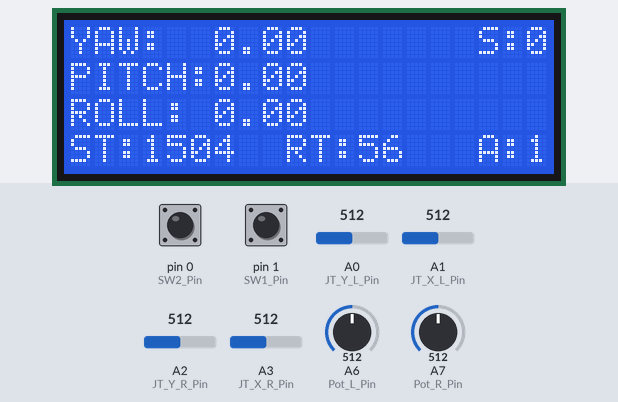
A sketch run on a simulated Arduino Nano, built with avr-gcc and run on an emulated ATmega328P. On the bench: 20×4 character LCD. Inputs (shaded band) come from the test bench; at power-on: pin 0 (SW2_Pin) LOW, pin 1 (SW1_Pin) HIGH, A0 (JT_Y_L_Pin) = 512, A1 (JT_X_L_Pin) = 512, A2 (JT_Y_R_Pin) = 512, A3 (JT_X_R_Pin) = 512, A6 (Pot_L_Pin) = 512, A7 (Pot_R_Pin) = 512. No radio packets arrive unless stated.

Above: at 2.2 s.
2.3 s: pin 0 (SW2_Pin) pulled HIGH for 0.15 s
At 2.83 s:
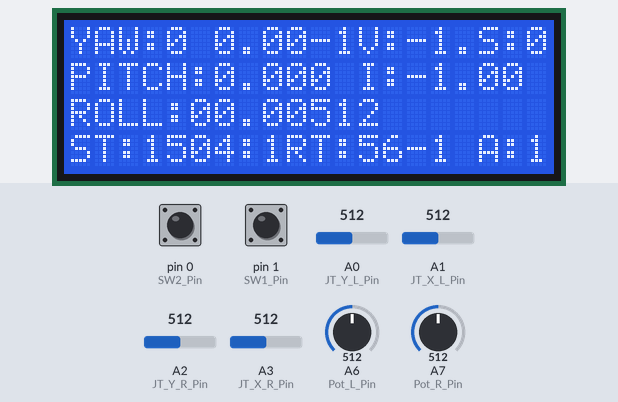
3.0 s: pin 0 (SW2_Pin) pulled HIGH for 1 s
At 3.8 s:
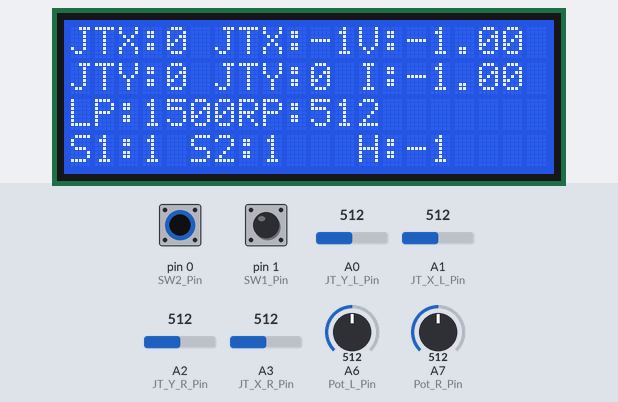
4.6 s: pin 0 (SW2_Pin) pulled HIGH for 3.2 s
At 4.85 s:
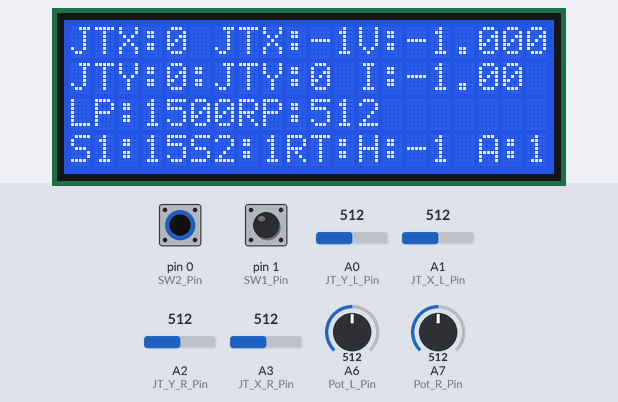

The sketch:

transmitterMain2.ino
```cpp
#include "transmitter.h"
#include "timer.h"

transmitter xmtr;
Timer loopTimer();
void setup() {
  xmtr.begin();
}

void loop() {
  xmtr.read();
  xmtr.send();
  xmtr.lcdPrint();
}
```

timer.h
```cpp
#include <Arduino.h>

#ifndef timer_h
#define timer_h

class Timer{
  private:
    int m_timer;
    int m_currentTime;
    int m_nextTime;
    int m_stopWacthStartTime;
    int m_stopWacthStopTime;
    int m_startTime;
    int m_stopTime;

  public:
    Timer() : m_timer(100),m_currentTime(0),m_nextTime(0){}
    Timer(int time) : m_timer(time),m_currentTime(0),m_nextTime(0){}

    bool check(){
      m_currentTime = millis();
      if(m_currentTime > m_nextTime){
        m_nextTime = m_currentTime + m_timer;
        return 1;
      }
      else{
        return 0;
      }
    }
    void start(){
      m_startTime = micros();
    }
    void stop(bool x){
      m_stopTime = micros();
      if(x){
        Serial.print("TIME = ");
        Serial.println(m_stopTime - m_startTime);
      }

    }
};

#endif
```

transmitter.cpp
```cpp
#include <Arduino.h>
#include <SPI.h>
#include "transmitter.h"
#include "timer.h"
#include <LiquidCrystal.h>
#include <nRF24L01.h>
#include <RF24.h>


extern uint16_t JT_X_L_Val;
extern uint16_t JT_Y_L_Val;
extern uint16_t JT_X_L_Val;
extern uint16_t JT_Y_R_Val;
extern uint16_t JT_X_R_Val;
extern uint16_t Pot_L_Val;
extern uint16_t Pot_R_Val;
extern uint16_t SW1_Val;
extern uint16_t SW2_Val;

LiquidCrystal lcd(rs, en, d4, d5, d6, d7);
RF24 radio(ce, csn, 8000000);

Timer lcdClearTimer(1000);
Timer d5Timer(250);
Timer lcdPrintTimer(10);

extern Timer lcdTimer, d5Timer;


transmitter::transmitter(){
  m_JT_Y_L_Val = 0;
  m_JT_X_L_Val = 0;
  m_JT_Y_R_Val = 0;
  m_JT_X_R_Val = 0;
  m_Pot_L_Val = 0;
  m_Pot_R_Val = 0;
  m_SW1_Val = 0;
  m_SW2_Val = 0;
  m_voltage = -1;
  m_current = -1;
  m_capacity = -1;
  m_d5 = -1;
  m_ack = 0;
  m_sendTime = -1;
  m_yaw;
  m_pitch;
  m_roll;
}

void transmitter::begin(){

  pinMode(SW1_Pin, INPUT);
  pinMode(SW2_Pin, INPUT);

  //LCD SETUP
  lcd.begin(20, 4);
  lcd.setCursor(0, 0);
  lcd.print("Hello World!");
  delay(1000);
  lcd.clear();

  //TRANSMITTER SETUP
  radio.begin();
  radio.setRetries(5,0);
  radio.setPALevel(RF24_PA_MIN);
  radio.setDataRate(RF24_2MBPS);//RF24_1MBPS RF24_250KBPS RF24_2MBPS
  radio.setPayloadSize(32);
  radio.enableAckPayload();
  radio.openWritingPipe(addressess[0]);

  //radio.setRetries(0,0);
  //radio.setPayloadSize(32);
  //radio.enableAckPayload();
  //radio.openReadingPipe(0, addressess[1]);
  //radio.openWritingPipe(addressess[0]);
  //radio.setPALevel(RF24_PA_MIN);
  //radio.setDataRate(RF24_2MBPS); //RF24_1MBPS RF24_250KBPS RF24_2MBPS
}

void transmitter::read(){
  this->m_JT_X_L_Val = 1023 - analogRead(JT_X_L_Pin);
  this->m_JT_Y_L_Val = analogRead(JT_Y_L_Pin);
  this->m_JT_X_R_Val = 1023 - analogRead(JT_X_R_Pin);
  this->m_JT_Y_R_Val = analogRead(JT_Y_R_Pin);
  this->m_SW1_Val = digitalRead(SW1_Pin);
  this->m_SW2_Val = digitalRead(SW2_Pin);
  this->m_Pot_L_Val = analogRead(Pot_L_Pin);
  this->m_Pot_R_Val = analogRead(Pot_R_Pin);
}

void transmitter::send(){
  uint32_t t1 = micros();
  float ackData[8];
  uint16_t data[8] = {m_JT_X_L_Val, m_JT_Y_L_Val, m_JT_X_R_Val, m_JT_Y_R_Val, m_SW1_Val, m_SW2_Val, m_Pot_L_Val, m_Pot_R_Val};

  m_ack = radio.write(&data, sizeof(data));
  uint32_t t2 = micros();

  if(m_ack){
    if(radio.isAckPayloadAvailable()) {
      radio.read(&ackData, sizeof(ackData));
      this->m_voltage = ackData[0];
      this->m_current = ackData[1];
      this->m_capacity = ackData[2];
      this->m_d5 = ackData[3];
      this->m_yaw = ackData[4];
      this->m_pitch = ackData[5];
      this->m_roll = ackData[6];
      this->m_cal = ackData[7];

    }
  }
  uint32_t t3 = micros();

  m_sendTime = t2 - t1;
  m_receiveTime = t3 - t2;
}

void transmitter::lcdPrint(){
  if(m_SW2_Val){
    //JOYSTICK VALUES
    lcd.setCursor(0, 0);
    lcd.print("JTX:");
    lcd.setCursor(4, 0);
    lcd.print(map(m_JT_X_L_Val,0,1003,-9,9));

    lcd.setCursor(0, 1);
    lcd.print("JTY:");
    lcd.setCursor(4, 1);
    lcd.print(map(m_JT_Y_L_Val,0,1003,-9,9));

    lcd.setCursor(6, 0);
    lcd.print("JTX:");
    lcd.setCursor(10, 0);
    lcd.print(map(m_JT_X_R_Val,0,1023,-9,9));

    lcd.setCursor(6, 1);
    lcd.print("JTY:");
    lcd.setCursor(10, 1);
    lcd.print(map(m_JT_Y_R_Val,0,1023,-9,9));


    //POTENTIOMETER VALUES
    lcd.setCursor(0, 2);
    lcd.print("LP:");
    lcd.setCursor(3, 2);
    lcd.print(map(m_Pot_L_Val,0,1023,1000,2000));
    lcd.setCursor(7, 2);
    lcd.print("RP:");
    lcd.setCursor(10, 2);
    lcd.print(m_Pot_R_Val);


    //SWITCH VALUES
    lcd.setCursor(0, 3);
    lcd.print("S1:");
    lcd.setCursor(3, 3);
    lcd.print(m_SW1_Val);
    lcd.setCursor(5, 3);
    lcd.print("S2:");
    lcd.setCursor(8, 3);
    lcd.print(m_SW2_Val);

    //PRINT VOLTAGE CURRENT HEIGHT VALUES
    lcd.setCursor(12, 0);
    lcd.print("V:");
    lcd.setCursor(14, 0);
    lcd.print(m_voltage);
    lcd.setCursor(12, 1);
    lcd.print("I:");
    lcd.setCursor(14, 1);
    lcd.print(m_current);
    lcd.setCursor(12, 3);
    lcd.print("H:");
    lcd.setCursor(14, 3);

    if(d5Timer.check()){
      m_d5_temp = (int) m_d5;
    }

    lcd.print(m_d5_temp);

    transmitter::clearLCD();
  }
  //YOU FUCKED UP
  else{
    //if(lcdPrintTimer.check()){
    lcd.setCursor(0, 3);
    lcd.print("ST:");
    lcd.setCursor(3, 3);
    lcd.print(m_sendTime);

    lcd.setCursor(9, 3);
    lcd.print("RT:");
    lcd.setCursor(12, 3);
    lcd.print(m_receiveTime);

    lcd.setCursor(17, 3);
    lcd.print("A:");
    lcd.setCursor(19, 3);
    lcd.print((bool)m_ack);

    lcd.setCursor(0, 0);
    lcd.print("YAW:");
    lcd.setCursor(6, 0);
    lcd.print(m_yaw);

    lcd.setCursor(17, 0);
    lcd.print("S:");
    lcd.setCursor(19, 0);
    lcd.print((int) m_cal);

    lcd.setCursor(0, 1);
    lcd.print("PITCH:");
    lcd.setCursor(6, 1);
    lcd.print(m_pitch);

    lcd.setCursor(0, 2);
    lcd.print("ROLL:");
    lcd.setCursor(6, 2);
    lcd.print(m_roll);


    transmitter::clearLCD();
    //}

  }
}

void transmitter::clearLCD(){
  if(lcdClearTimer.check()) {
    lcd.clear();
  }
}
```

transmitter.h
```cpp
#ifndef transmitter_h
#define transmitter_h

const int SW1_Pin = 1, SW2_Pin = 0;
const int JT_Y_L_Pin = A0, JT_X_L_Pin = A1, JT_Y_R_Pin = A2, JT_X_R_Pin = A3;
const int Pot_L_Pin = A6, Pot_R_Pin = A7;
const int rs = 2, en = 3, d4 = 4, d5 = 5, d6 = 6, d7 = 7;
const int ce = 9, csn = 10;

const byte addressess[][6] = {"00001", "00002"};

class transmitter
{
  public:
    transmitter();
    void begin();
    void read();
    void send();
    //void receive();
    void lcdPrint();

  private:
    uint16_t m_JT_Y_L_Val;
    uint16_t m_JT_X_L_Val;
    uint16_t m_JT_Y_R_Val;
    uint16_t m_JT_X_R_Val;
    uint16_t m_Pot_L_Val;
    uint16_t m_Pot_R_Val;
    uint16_t m_SW1_Val;
    uint16_t m_SW2_Val;
    float m_voltage;
    float m_current;
    float m_capacity;
    float m_d5; int m_d5_temp;
    int m_recTime;
    uint32_t m_sendTime;
    uint32_t m_receiveTime;
    bool m_ack;
    float m_yaw;
    float m_pitch;
    float m_roll;
    float m_cal;
  private:
    void clearLCD();
};

#endif
```

Measured:
- after the input at 2.3 s, the display: first changes at once (image 1 shows a later state)
- after the input at 3.0 s, the display: first changes at once (image 2 shows a later state)
- after the input at 4.6 s, the display: changes at once (image 3)
- what the display in image 3 shows lasts 0.5 s, from 4.6 s to 5.1 s
